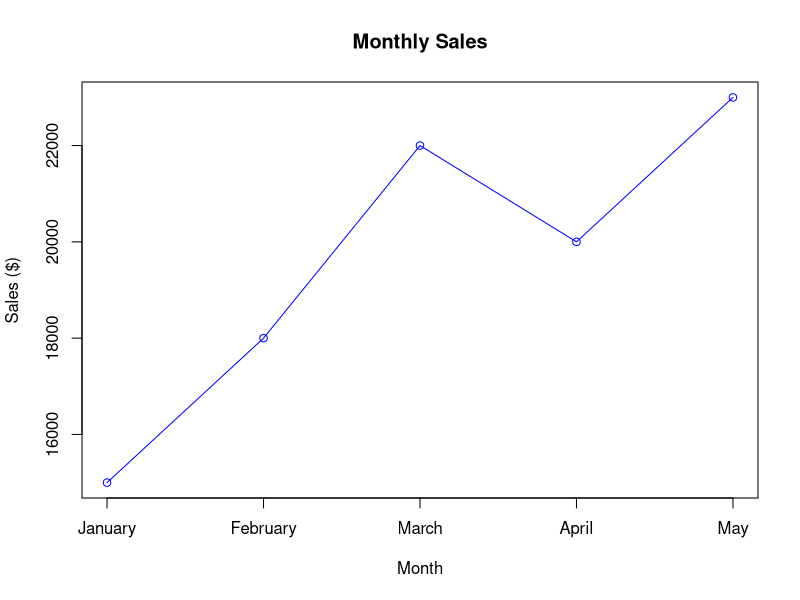

This figure's R source:
# Dataset
month <- c("January", "February", "March", "April", "May")
sales <- c(15000, 18000, 22000, 20000, 23000)

# Line Chart
plot(
  sales,
  type = "o",
  xaxt = "n",
  xlab = "Month",
  ylab = "Sales ($)",
  main = "Monthly Sales",
  col = "blue"
)

# Add month names to x-axis
axis(
  1,
  at = 1:5,
  labels = month
)
